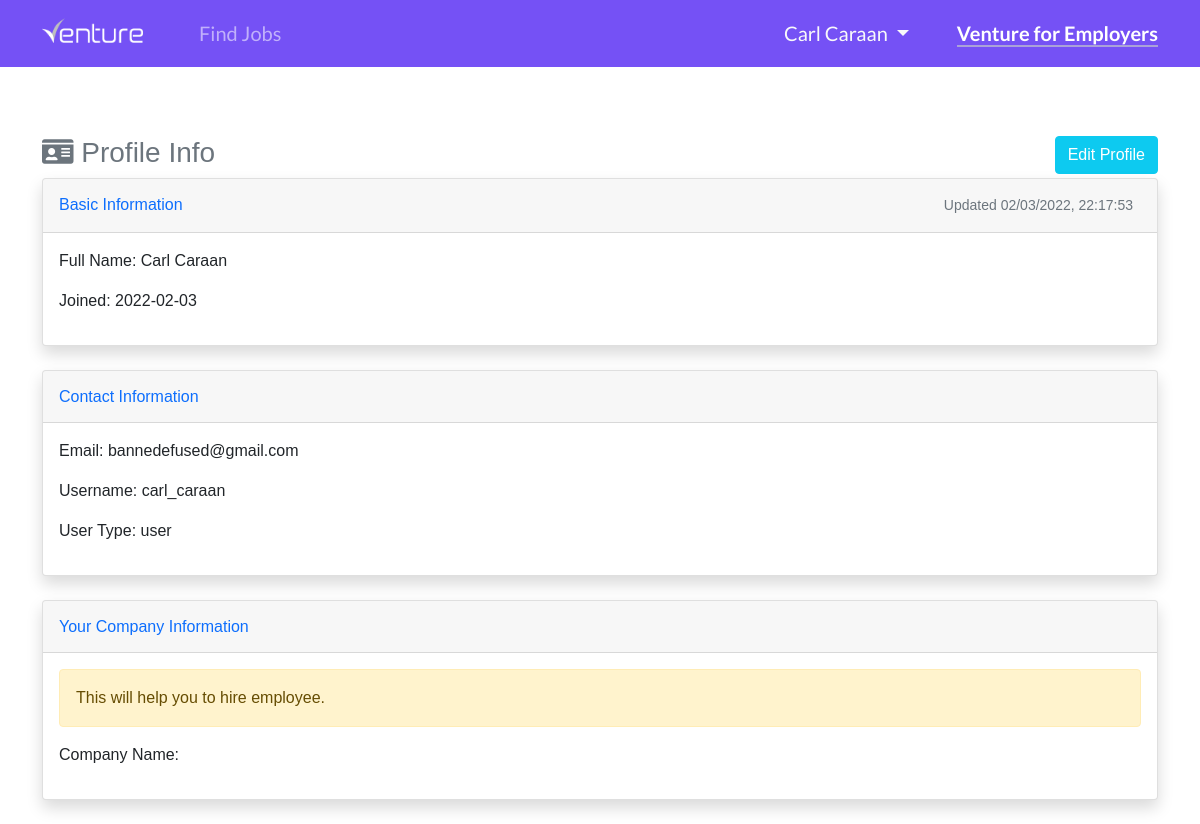
The app's page /user/profile (signed in), older data.
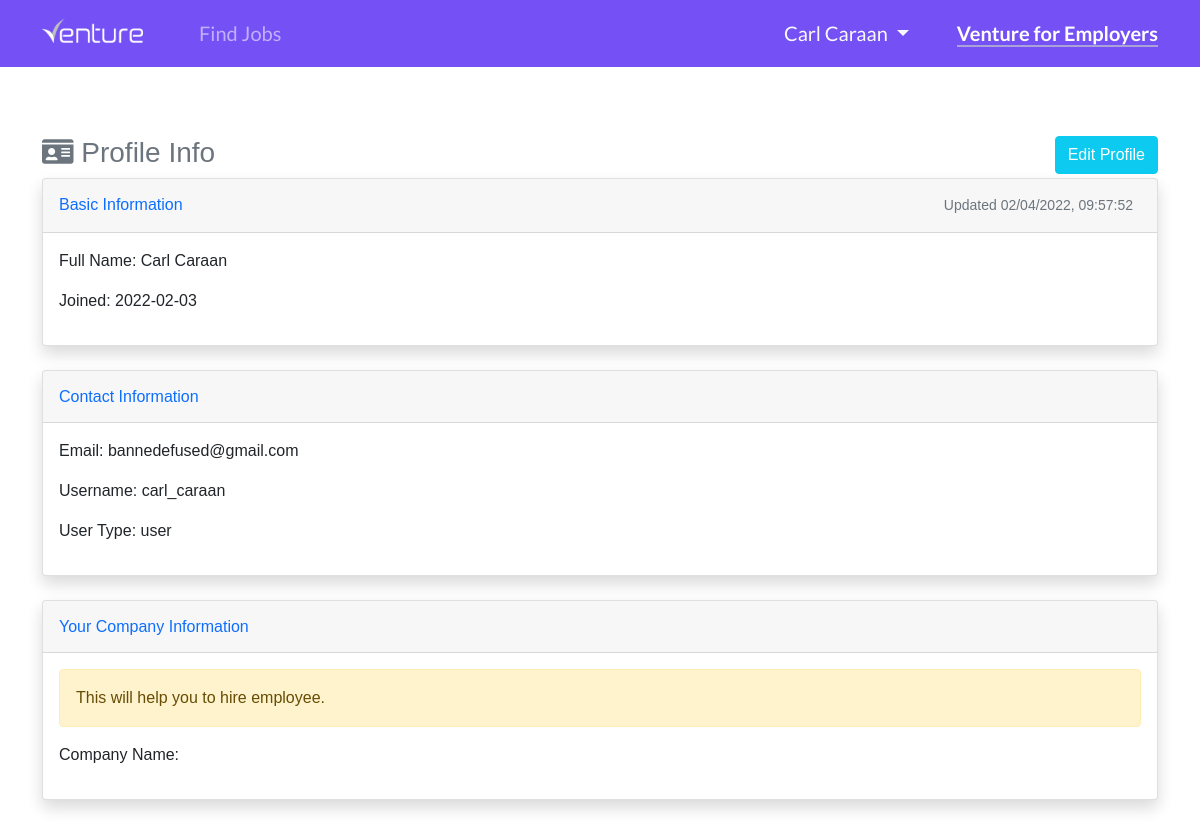
The same page, newer data.
### website/models.py (models this page shows)
class User(db.Model, UserMixin):
    id = db.Column(db.Integer, primary_key=True)
    email = db.Column(db.String(150), unique=True)
    username = db.Column(db.String(150), unique=True)
    firstname = db.Column(db.String(150))
    lastname = db.Column(db.String(150))
    company = db.Column(db.String(150))
    password = db.Column(db.String(150))
    usertype = db.Column(db.String(10))
    date_created = db.Column(db.DateTime, default=datetime.now())
    date_updated = db.Column(db.DateTime(
        timezone=True), onupdate=datetime.now())
    posts = db.relationship('Post', backref='user', passive_deletes="True")
    likes = db.relationship('Like', backref='user', passive_deletes="True")

### website/views.py (the view)
@views.route("/user/profile")
@login_required
def user_profile_view():
    users = User.query.all()
    return render_template("user/profile/view_profile.html", user=current_user,  users=users)

### website/__init__.py (called while the page is built)
def create_app():
    app = Flask(__name__)
    app.config['SECRET_KEY'] = "helloworld"
    app.config['SQLALCHEMY_DATABASE_URI'] = f'sqlite:///{DB_NAME}'
    app.config['SQLALCHEMY_TRACK_MODIFICATIONS'] = True
    db.init_app(app)
    from .views import views
    from .auth import auth
    app.register_blueprint(views, url_prefix="/")
    app.register_blueprint(auth, url_prefix="/")
    from .models import User, Post
    create_database(app)
    login_manager = LoginManager()
    login_manager.login_view = "auth.login"
    login_manager.init_app(app)
    @login_manager.user_loader
    def load_user(id):
        return User.query.get(int(id))
    return app

### website/templates/user/profile/view_profile.html (shortened to what this page needs)
{% extends "user/base.html" %}
{% set active_page = "view_profile" %}
{% block content %}
<br><br><br><br><br>
<div class="container">
    <h3 class="mt-3 mb-2 text-muted w-100"><i class="fas fa-id-card"></i> Profile Info
        <a href="/user/profile/edit" class="btn btn-info float-end text-white">Edit Profile</a>
    </h3>
    <div class="card shadow mb-4">
        <div class="card-header py-3">
            <h6 class="m-0 font-weight-bold text-primary float-start">Basic Information</h6>
            <small class="text-muted me-2 float-end">
                {% if user.date_updated == None %}
                Last Updated {{ user.date_created.strftime("%m/%d/%Y, %H:%M:%S") }}
                {% else %}
                Updated {{ user.date_updated.strftime("%m/%d/%Y, %H:%M:%S") }}
                {% endif %}
            </small>
        </div>
        <div class="card-body">
            <p>Full Name: {{ user.firstname }} {{ user.lastname }}</p>
            <p>Joined: {{ user.date_created.strftime('%Y-%m-%d') }}</p>
        </div>
    </div>
    <div class="card shadow mb-4">
        <div class="card-header py-3">
            <h6 class="m-0 font-weight-bold text-primary">Contact Information</h6>
        </div>
        <div class="card-body">
            <p>Email: {{ user.email }}</p>
            <p>Username: {{ user.username }}</p>
            <p>User Type: {{ user.usertype }}</p>
        </div>
    </div>
    <div class="card shadow mb-4">
        <div class="card-header py-3">
            <h6 class="m-0 font-weight-bold text-primary">Your Company Information</h6>
        </div>
        <div class="card-body">
            <div class="alert alert-warning">
                This will help you to hire employee.
            </div>
            <p>Company Name: {{ user.company }}</p>
        </div>
    </div>
</div>
{% endblock %}

### website/templates/user/base.html (shortened to what this page needs)
<!DOCTYPE html>
<html lang="en">
<head>
    <link href="https://cdn.jsdelivr.net/npm/bootstrap@5.1.3/dist/css/bootstrap.min.css" rel="stylesheet">
    <link rel="stylesheet" href="https://use.fontawesome.com/releases/v5.15.4/css/all.css">
    <link rel="stylesheet" href="https://cdnjs.cloudflare.com/ajax/libs/trix/1.3.1/trix.css">
    <link rel="stylesheet" href="{{ url_for('static',filename='user/css/style.css') }}">
    <link rel="stylesheet" href="{{ url_for('static',filename='user/css/salary.scss') }}">
    <link rel="stylesheet" href="{{ url_for('static',filename='user/css/slider.css') }}">
    <link rel="stylesheet" href="{{ url_for('static',filename='user/css/fixed.css') }}">
</head>
<body>
    {% if current_user.company %}
    <nav class="navbar navbar-expand-lg navbar-dark fixed-top" id="navbar_employer">
        <div class="container">
            <a class="navbar-brand" href="/home">
                <img id="navbar_logo" src="{{ url_for('static',filename='user/img/venture-employers.ico') }}" width="101px" alt="">
            </a>
            <button class="navbar-toggler" type="button" data-bs-toggle="collapse"
                data-bs-target="#navbarSupportedContent" aria-controls="navbarSupportedContent" aria-expanded="false"
                aria-label="Toggle navigation">
                <span class="navbar-toggler-icon"></span>
            </button>
            <div class="collapse navbar-collapse" id="navbarSupportedContent">
                <ul class="navbar-nav me-auto mb-2 mb-lg-0">
                    <li class="nav-item">
                        <a href="/home" class="nav-item nav-link mx-3">
                            <span class="{{ 'active_border_bottom2 text-white' if active_page == 'view_post' else '' }}">
                                Find Jobs
                            </span>
                        </a>
                    </li>
                    <li class="nav-item">
                        <a class="nav-item nav-link mx-3" href="/create-post">
                            <span class="{{ 'active_border_bottom2 text-white' if active_page == 'add_post' else '' }}">
                                Post Job
                            </span>
                        </a>
                    </li>
                </ul>
                <li class="d-flex nav-item dropdown">
                    <a class="nav-link text-light dropdown-toggle ps-0 ms-3" href="#" id="navbarDropdown" role="button"
                        data-bs-toggle="dropdown" aria-expanded="false">
                        <span class="{{ 'active_border_bottom2' if active_page == 'edit_password' or active_page == 'edit_profile' or active_page == 'view_profile' else '' }}">
                            {{ current_user.company }}
                        </span>
                    </a>
                    <ul class="dropdown-menu" aria-labelledby="dropdownMenuButton1">
                        <li>
                            <a class="dropdown-item {{ 'active' if active_page == 'view_profile' or active_page == 'edit_profile' else '' }}" href="/user/profile">
                                <i class="fas fa-user fa-sm fa-fw mr-2 text-gray-400"></i>
                                Profile
                            </a>
                        </li>
                        <li>
                            <a class="dropdown-item {{ 'active' if active_page == 'edit_password' else '' }}" href="/user/change-password">
                                <i class="fas fa-cog fa-sm fa-fw mr-2 text-gray-400"></i>
                                Change Password
                            </a>
                        </li>
                        <li>
                            <a class="dropdown-item" href="/logout">
                                <i class="fas fa-sign-out-alt fa-sm fa-fw mr-2 text-gray-400"></i>
                                Logout
                            </a>
                        </li>
                    </ul>
                </li>
            </div>
        </div>
    </nav>
    {% else %}
    <nav class="navbar navbar-expand-lg navbar-dark fixed-top" id="navbar_employee">
        <div class="container">
            <a class="navbar-brand" href="/home">
                <img id="navbar_logo" src="{{ url_for('static',filename='user/img/venture-white.ico') }}" width="101px" alt="">
            </a>
            <div class="collapse navbar-collapse" id="navbarSupportedContent">
                <ul class="navbar-nav me-auto mb-2 mb-lg-0">
                    <li class="nav-item">
                        <a href="/home" class="nav-item nav-link mx-3">
                            <span class="{{ 'text-white active_border_bottom' if active_page == 'view_post' else '' }}">
                                Find Jobs
                            </span>
                        </a>
                    </li>
                </ul>
                <li class="d-flex nav-item dropdown">
                    <a class="nav-link dropdown-toggle ps-0 text-light mx-3" href="#" id="navbarDropdown" role="button"
                        data-bs-toggle="dropdown" aria-expanded="false">
                        <span class=" {{ 'active_border_bottom' if active_page == 'edit_password' or active_page == 'edit_profile' else '' }}">
                            {{ current_user.firstname }}
                            {{ current_user.lastname }}
                        </span>
                    </a>
                </li>
                <li class="d-flex nav-item">
                    <a class="nav-link px-0 ms-3" href="/user/profile">
                        <span class="fw-bold {{ 'text-white active_border_bottom' if active_page == 'view_profile' else '' }}">
                            Venture for Employers
                        </span>
                    </a>
                </li>
            </div>
        </div>
    </nav>
    {% endif %}
        {% block content %}{% endblock %}
</body>
</html>

### website/static/user/css/style.css (style rules this page uses)
* { margin: 0; padding: 0; box-sizing: border-box; outline: none; border: none; text-decoration: none; }
html { scroll-behavior: smooth; }
body { font-family: "Helvetica", sans-serif; -webkit-font-smoothing: antialiased; -moz-osx-font-smoothing: grayscale; overflow-x: hidden; }
.navbar-brand { margin-right: 2rem; }
#navbar_employee { background-color: #7551f5; color: #fff; font-family: "Lato", sans-serif; font-size: 20px; padding-top: 0.65rem; padding-bottom: 0.65rem; }
.navbar li a { color: #f1f1f1; }
.active_border_bottom { border-bottom: 2px solid #aaa1d9; }
#navbar_logo { margin-top: -0.7rem; image-rendering: crispEdges; }

### website/static/user/css/fixed.css (style rules this page uses)
.fixed-top { -webkit-backface-visibility: hidden; }

Row changes from the older to the newer data that the page shows:
changed User "Carl": date_updated "02/03/2022, 22:17:53" → "02/04/2022, 09:57:52"
